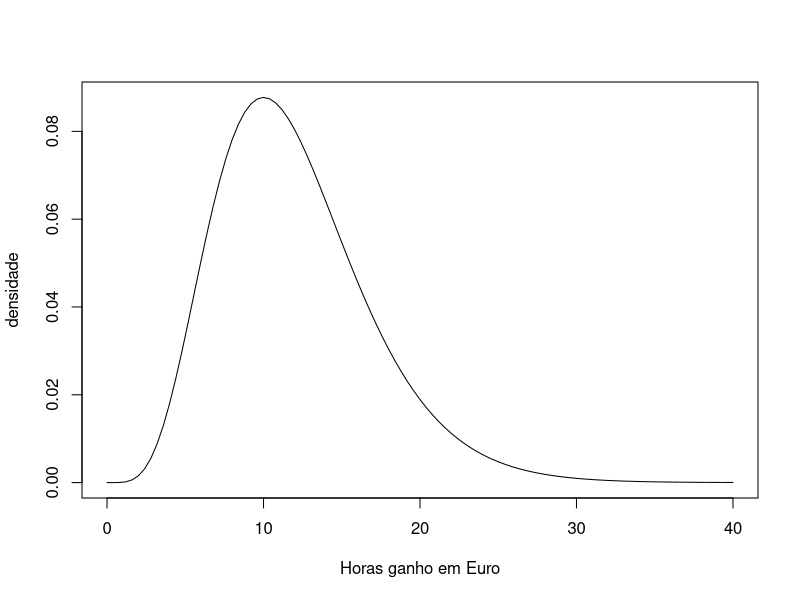
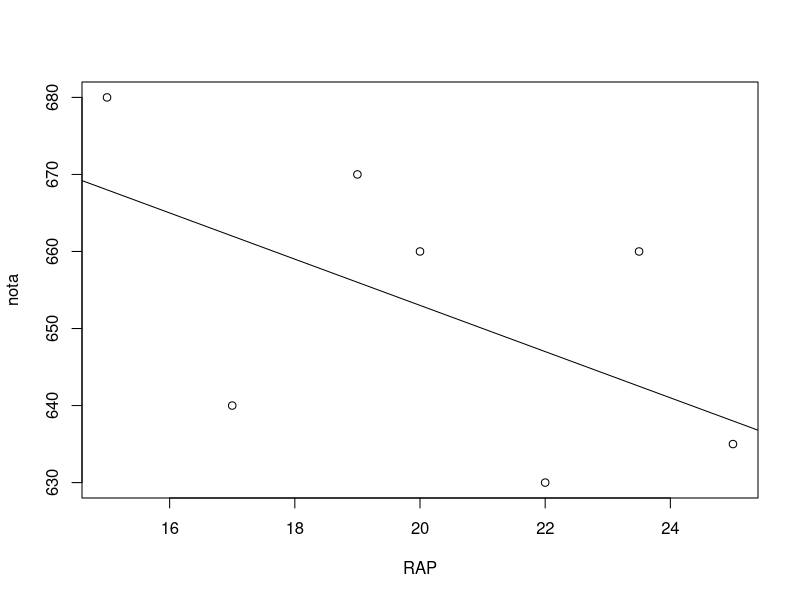
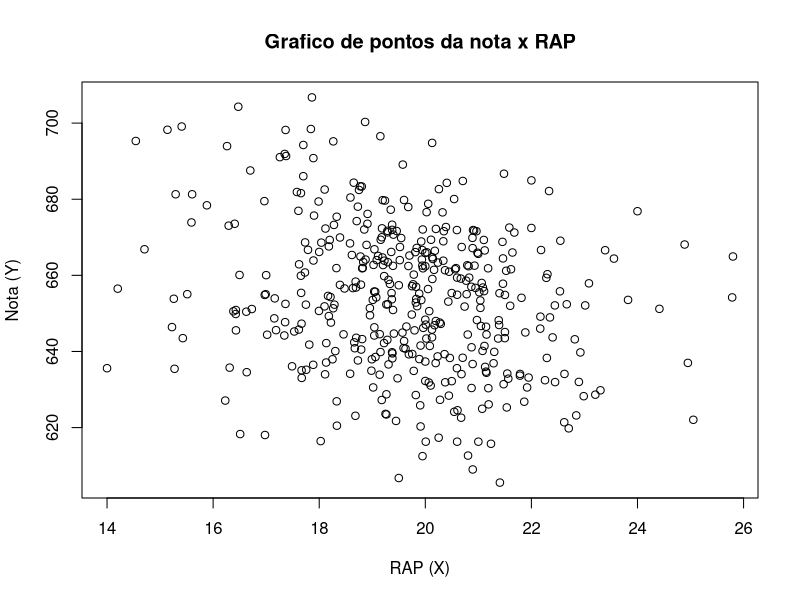

The R source for these figures, in order:
## ---- chunk 1
library(dplyr)
library(MASS)
library(readxl)
## ---- chunk 2
curve(dchisq(x, df = 12),
      from = 0,
      to = 40,
      ylab = "densidade",
      xlab = "Horas ganho em Euro")


## ---- chunk 3
# reprodutibilidade
set.seed(1)

# amostra do gráfico acima
amostra <- rchisq(n = 100, df = 12)

amostra_1 <- amostra[1] %>% print()

## ---- chunk 4
# criando a amostra
RAP <- c(15,17,19,20,22,23.5,25)
nota <- c(680, 640, 670, 660, 630, 660, 635)
## ---- chunk 5
# dados
plot(nota ~ RAP)

# função
abline(a = 713, b = -3) # intercepto e inclinação
## ---- chunk 6
library(AER)
#carregando dados para o exemplo
data("CASchools")
## ---- chunk 7
# relacao aluno professor
CASchools$RAP <- CASchools$students/CASchools$teachers

# media das notas médias de matematica e leitura
CASchools$nota<- (CASchools$read + CASchools$math)/2  

# verificando as novas variaveis
head(CASchools)
## ---- chunk 8
# criando os vetores de media
m_RAP <- mean(CASchools$RAP) 
m_nota <- mean(CASchools$nota)

# criando os vetores de desvio padrão
dp_RAP <- sd(CASchools$RAP) 
dp_nota <- sd(CASchools$nota)

# classificando os quantils/porcentagens
quantil <- c(0.10, 0.25, 0.4, 0.5, 0.6, 0.75, 0.9)
quant_RAP <- quantile(CASchools$RAP, quantil)
quant_nota <- quantile(CASchools$nota, quantil)

# grando a matrix/data frame com os vetores acima
DistributionSummary <- data.frame(Media = c(m_RAP, m_nota), 
                                  DesvioPadrão = c(dp_RAP, dp_nota), 
                                  quantil = rbind(quant_RAP, quant_nota))

DistributionSummary

## ---- chunk 9
plot(nota ~ RAP, 
     data = CASchools,
     main = "Grafico de pontos da nota x RAP", 
     xlab = "RAP (X)",
     ylab = "Nota (Y)")
## ---- chunk 10
# correlação
cor(CASchools$RAP, CASchools$nota)
